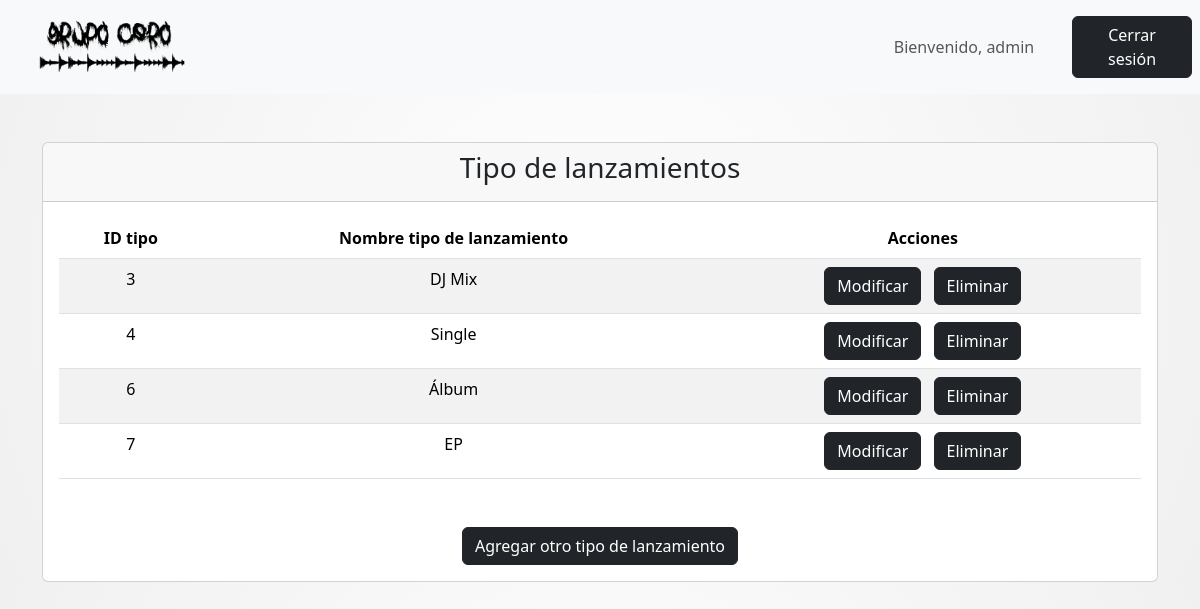
/tipolanzamientosobjects/ (signed in), run on an earlier commit of the app's database.
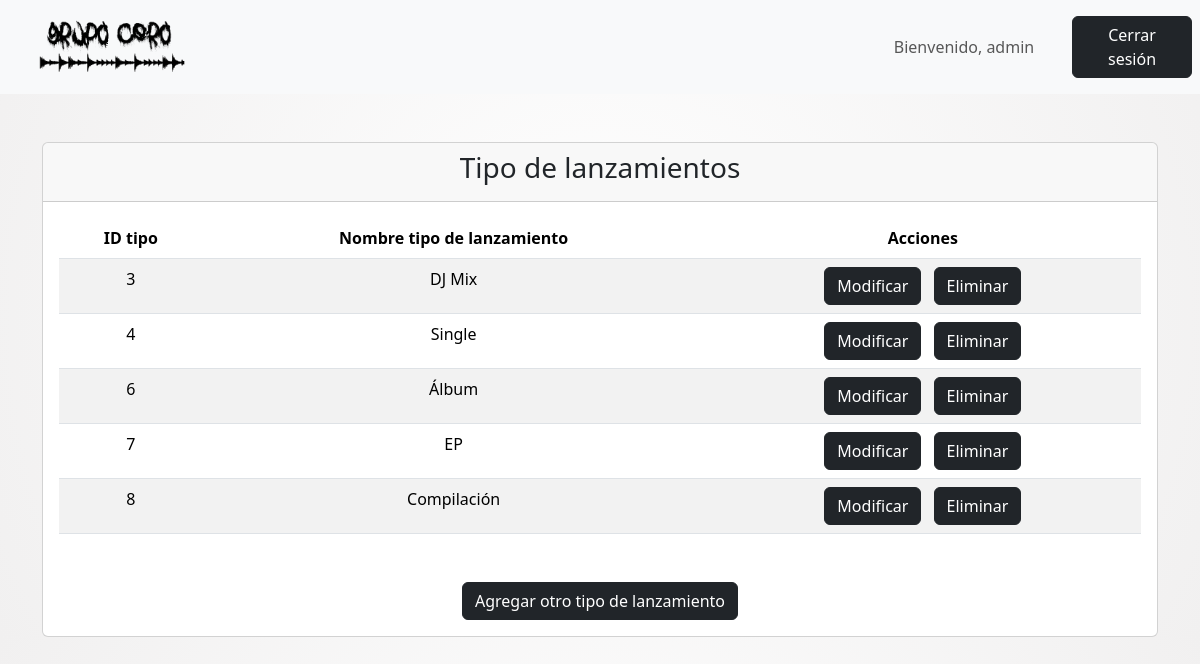
And on a later commit of the database.
### core/models.py (models this page shows, shortened)
class TipoLanzamiento(models.Model):
    nombreTipo = models.CharField(max_length=20)
    class Meta:
        verbose_name = "Tipo de lanzamiento"
        verbose_name_plural = "Tipos de lanzamiento"

### core/views.py (the view)
# urls.py: path('tipolanzamientosobjects/', tipolanzamientosobjects, name='tipolanzamientosobjects'),
def tipolanzamientosobjects(request):
    auxTipoObj = {
        'listaTipoObj' : TipoLanzamiento.objects.all()
    }
    return render(request, 'core/miembros/tipoLanzamientos/tipolanzamientosobjects.html', auxTipoObj)

### core/templates/core/miembros/tipoLanzamientos/tipolanzamientosobjects.html (shortened to what this page needs)
<!DOCTYPE html>
<html lang="es">
    {% load static %}
<head>
    <link href="https://cdn.jsdelivr.net/npm/bootstrap@5.3.3/dist/css/bootstrap.min.css" rel="stylesheet">
    <link rel="stylesheet" href="{% static 'core/css/style.css' %}">
</head>
<body>
<nav class="navbar navbar-expand-sm bg-light navbar-light justify-content-center">
    <div class="container-fluid">
        <a class="navbar-brand" href="{% url 'miembrosindex' %}">
            <img src="{% static 'core/img/LOGO.png' %}" alt="Avatar Logo" style="width:200px;" class="rounded-pill">
        </a>
    </div>
    <ul class="navbar-nav">
        <li class="nav-item">
            <a class="nav-link text-center" style="width:200px;">Bienvenido, {{ user.username }}</a>
        </li>
    </ul>
    <ul class="navbar-nav">
        <li class="nav-item">
            <a class="nav-link" href="{% url 'logout' %}">
                <button class="btn btn-dark" type="button" style="width:120px;">Cerrar sesión</button>
            </a>
        </li>
    </ul>
</nav>
<div class="container mt-5 text-center">
    <div class="card">
        <div class="card-header">
            <h3 class="card-title">Tipo de lanzamientos</h3>
        </div>
        <div class="card-body">
            <table class="table table-striped mb-5">
                <thead>
                    <tr>
                        <th scope="col">ID tipo</th>
                        <th scope="col">Nombre tipo de lanzamiento</th>
                        <th scope="col">Acciones</th>
                    </tr>
                </thead>
                <tbody>
                    {% for auxTipoObj in listaTipoObj %}
                    <tr>
                        <td>{{ auxTipoObj.pk }}</td>
                        <td>{{ auxTipoObj.nombreTipo }}</td>
                        <td>
                            <a href="{% url 'tipolanzamientosupdate' auxTipoObj.pk %}" class="btn btn-dark me-2">Modificar</a>
                            <button type="button" class="btn btn-dark" data-bs-toggle="modal" data-bs-target="#confirmModal{{ auxTipoObj.pk }}">
                                Eliminar
                            </button>
                        </td>
                    </tr>
                    {% endfor %}
                </tbody>
            </table>
            <div class="text-center">
                <a href="{% url 'tipolanzamientosadd' %}" class="btn btn-dark">Agregar otro tipo de lanzamiento</a>
            </div>
        </div>
    </div>
</div>
</body>
</html>

What changed in the data, as far as the page shows it:
added TipoLanzamiento: pk "8", nombreTipo "Compilación"
